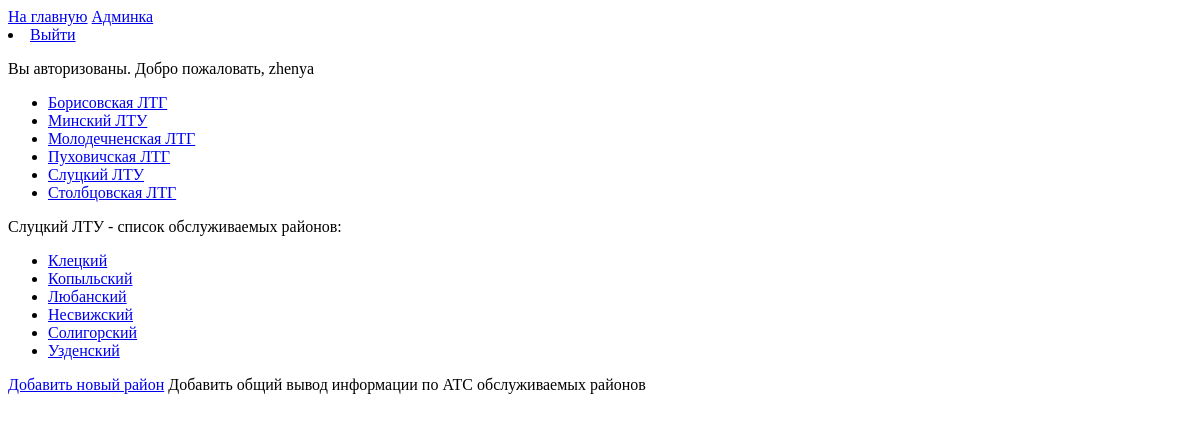
Before: /area/sluckij-ltu/ (signed in) with the older database file.
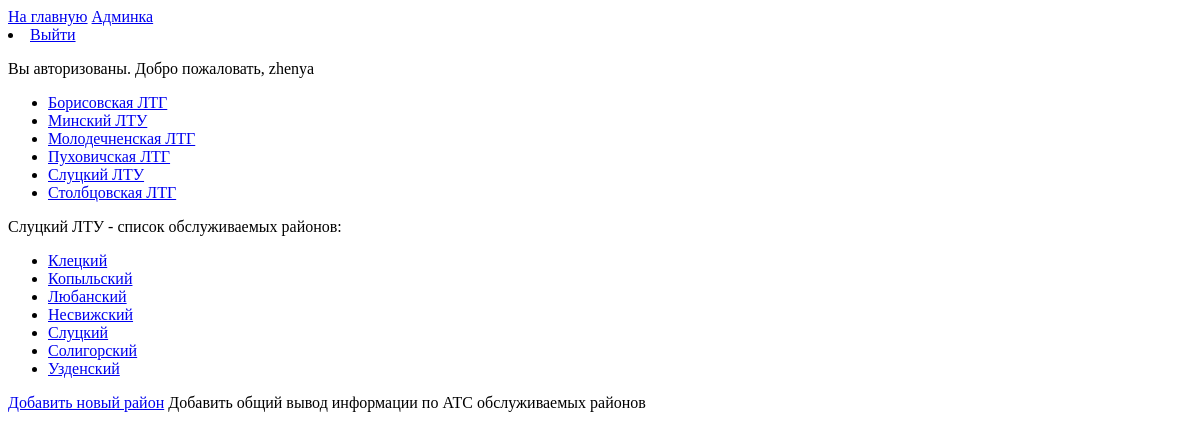
After: the same page with the newer database file.
### ats/models.py (models this page shows, shortened)
class Department(models.Model):
    name = models.CharField(max_length=20, verbose_name='Подразделение')
    slug = models.SlugField(max_length=255, unique=True, db_index=True, verbose_name="URL")
    def get_absolute_url(self):
        return reverse('area', kwargs={'dep_slug': self.slug})
    class Meta:
        verbose_name = 'Подразделения'
        verbose_name_plural = 'Подразделения'
        ordering = ['name']

class Area(models.Model):
    name = models.CharField(max_length=20, verbose_name='Наименование района')
    slug = models.SlugField(max_length=255, unique=True, db_index=True, verbose_name="URL")
    department = models.ManyToManyField('Department', related_name="areas", verbose_name='Подразделение')
    def get_absolute_url(self):
        return reverse('ats', kwargs={'area_slug': self.slug})
    class Meta:
        verbose_name = 'Районы'
        verbose_name_plural = 'Районы'
        ordering = ['name']

### ats/views.py (the view)
# urls.py: path('area/<slug:dep_slug>/', area, name='area'),
def area(request, dep_slug):
    if request.user.is_authenticated:
        dep = Department.objects.get(slug=dep_slug)
        list_area = dep.areas.all()
        context = {
            'dep': dep,
            'list_area': list_area,
            'title': 'Список районов'
        }
        return render(request, 'ats/area.html', context=context)
    else:
        return redirect('login')

### ats/templatetags/dep_tag.py (called while the page is built)
@register.simple_tag(name='getdep')
def get_department():
    return Department.objects.all()

### ats/templates/ats/area.html
{% extends 'ats/base.html' %}
{% block content %}
    {{ dep.name }} - cписок обслуживаемых районов:
    <ul>
        {% for lst in list_area %}
            {% if not forloop.last %}
                <li><a href="{{ lst.get_absolute_url }}">{{ lst.name }}</a></li>
            {% else %}
                <li class="last"><a href="{{ lst.get_absolute_url }}">{{ lst.name }}</a></li>
            {% endif %}
        {% endfor %}
    </ul>
    <a href="{% url 'add_area' dep_slug=dep.slug %}">Добавить новый район</a>
    Добавить общий вывод информации по АТС обслуживаемых районов
{% endblock %}

### ats/templates/ats/base.html (shortened to what this page needs)
{% load static %}
{% load dep_tag %}
<!DOCTYPE html>
<html lang="en">
<head>
</head>
<body>
{% block lst_department %}
    <a href="{% url 'home' %}">На главную</a>
    <a href="/admin/">Админка</a>
    {% if request.user.is_authenticated %}
        <li> <a href="{% url 'logout' %}">Выйти</a></li>
        <p>Вы авторизованы. Добро пожаловать, {{ request.user.username }}</p>
    {% else %}
    <li> <a href="{% url 'login' %}">Войти</a></li>
    {% endif %}
    {% getdep as list_dep %}
    <ul>
        {% for lst in list_dep %}
            {% if not forloop.last %}
                <li><a href="{{ lst.get_absolute_url }}">{{lst.name}}</a></li>
            {% else %}
                <li class="last"><a href="{{ lst.get_absolute_url }}">{{lst.name}}</a></li>
            {% endif %}
        {% endfor %}
    </ul>
{% endblock lst_department %}
{% block content %}
{% endblock %}
</body>
</html>

Changed rows visible on the page:
added Area: name "Слуцкий"
